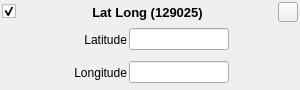
<?xml version="1.0" encoding="UTF-8"?>
<!-- Copyright (C) 2024-2026 RF StateSide LLC; SPDX-License-Identifier: AGPL-3.0-or-later -->
<ui version="4.0">
 <class>LatLong129025</class>
 <widget class="QWidget" name="LatLong129025">
  <property name="geometry">
   <rect>
    <x>0</x>
    <y>0</y>
    <width>300</width>
    <height>90</height>
   </rect>
  </property>
  <property name="focusPolicy">
   <enum>Qt::FocusPolicy::StrongFocus</enum>
  </property>
  <property name="windowTitle">
   <string>Form</string>
  </property>
  <layout class="QVBoxLayout" name="verticalLayout">
   <property name="spacing">
    <number>2</number>
   </property>
   <property name="leftMargin">
    <number>2</number>
   </property>
   <property name="topMargin">
    <number>2</number>
   </property>
   <property name="rightMargin">
    <number>2</number>
   </property>
   <property name="bottomMargin">
    <number>2</number>
   </property>
   <item>
    <layout class="QHBoxLayout" name="horizontalLayout_3">
     <item>
      <widget class="QCheckBox" name="checkBoxEnabled">
       <property name="text">
        <string/>
       </property>
       <property name="checked">
        <bool>true</bool>
       </property>
      </widget>
     </item>
     <item>
      <spacer name="horizontalSpacer">
       <property name="orientation">
        <enum>Qt::Orientation::Horizontal</enum>
       </property>
       <property name="sizeHint" stdset="0">
        <size>
         <width>40</width>
         <height>20</height>
        </size>
       </property>
      </spacer>
     </item>
     <item>
      <widget class="QLabel" name="labelTitle">
       <property name="font">
        <font>
         <pointsize>10</pointsize>
         <bold>true</bold>
        </font>
       </property>
       <property name="text">
        <string>Lat Long (129025)</string>
       </property>
       <property name="alignment">
        <set>Qt::AlignmentFlag::AlignCenter</set>
       </property>
      </widget>
     </item>
     <item>
      <spacer name="horizontalSpacer_2">
       <property name="orientation">
        <enum>Qt::Orientation::Horizontal</enum>
       </property>
       <property name="sizeHint" stdset="0">
        <size>
         <width>40</width>
         <height>20</height>
        </size>
       </property>
      </spacer>
     </item>
     <item>
      <widget class="QPushButton" name="pushButtonRemove">
       <property name="minimumSize">
        <size>
         <width>20</width>
         <height>20</height>
        </size>
       </property>
       <property name="maximumSize">
        <size>
         <width>20</width>
         <height>20</height>
        </size>
       </property>
       <property name="text">
        <string/>
       </property>
      </widget>
     </item>
    </layout>
   </item>
   <item>
    <layout class="QHBoxLayout" name="horizontalLayout">
     <item>
      <widget class="QLabel" name="labelLatitude">
       <property name="minimumSize">
        <size>
         <width>125</width>
         <height>22</height>
        </size>
       </property>
       <property name="maximumSize">
        <size>
         <width>125</width>
         <height>16777215</height>
        </size>
       </property>
       <property name="text">
        <string>Latitude</string>
       </property>
       <property name="alignment">
        <set>Qt::AlignmentFlag::AlignRight|Qt::AlignmentFlag::AlignTrailing|Qt::AlignmentFlag::AlignVCenter</set>
       </property>
      </widget>
     </item>
     <item>
      <widget class="QLineEdit" name="lineEditLatitude">
       <property name="minimumSize">
        <size>
         <width>100</width>
         <height>22</height>
        </size>
       </property>
       <property name="maximumSize">
        <size>
         <width>100</width>
         <height>16777215</height>
        </size>
       </property>
       <property name="toolTip">
        <string>&lt;html&gt;&lt;head/&gt;&lt;body&gt;&lt;p&gt;&lt;br/&gt;&lt;/p&gt;&lt;/body&gt;&lt;/html&gt;</string>
       </property>
       <property name="inputMethodHints">
        <set>Qt::InputMethodHint::ImhNone</set>
       </property>
       <property name="readOnly">
        <bool>false</bool>
       </property>
      </widget>
     </item>
     <item>
      <widget class="ClickableLabel" name="labelUnitLatitude">
       <property name="minimumSize">
        <size>
         <width>50</width>
         <height>22</height>
        </size>
       </property>
       <property name="toolTip">
        <string>&lt;html&gt;&lt;head/&gt;&lt;body&gt;&lt;p&gt;Click to change units&lt;/p&gt;&lt;/body&gt;&lt;/html&gt;</string>
       </property>
       <property name="text">
        <string/>
       </property>
      </widget>
     </item>
    </layout>
   </item>
   <item>
    <layout class="QHBoxLayout" name="horizontalLayout_2">
     <item>
      <widget class="QLabel" name="labelLongitude">
       <property name="minimumSize">
        <size>
         <width>125</width>
         <height>22</height>
        </size>
       </property>
       <property name="maximumSize">
        <size>
         <width>125</width>
         <height>16777215</height>
        </size>
       </property>
       <property name="text">
        <string>Longitude</string>
       </property>
       <property name="alignment">
        <set>Qt::AlignmentFlag::AlignRight|Qt::AlignmentFlag::AlignTrailing|Qt::AlignmentFlag::AlignVCenter</set>
       </property>
      </widget>
     </item>
     <item>
      <widget class="QLineEdit" name="lineEditLongitude">
       <property name="minimumSize">
        <size>
         <width>100</width>
         <height>22</height>
        </size>
       </property>
       <property name="maximumSize">
        <size>
         <width>100</width>
         <height>16777215</height>
        </size>
       </property>
       <property name="toolTip">
        <string>&lt;html&gt;&lt;head/&gt;&lt;body&gt;&lt;p&gt;Heading in degrees.&lt;/p&gt;&lt;/body&gt;&lt;/html&gt;</string>
       </property>
       <property name="inputMethodHints">
        <set>Qt::InputMethodHint::ImhNone</set>
       </property>
       <property name="readOnly">
        <bool>false</bool>
       </property>
      </widget>
     </item>
     <item>
      <widget class="ClickableLabel" name="labelUnitLongitude">
       <property name="minimumSize">
        <size>
         <width>50</width>
         <height>22</height>
        </size>
       </property>
       <property name="toolTip">
        <string>&lt;html&gt;&lt;head/&gt;&lt;body&gt;&lt;p&gt;Click to change units&lt;/p&gt;&lt;/body&gt;&lt;/html&gt;</string>
       </property>
       <property name="text">
        <string/>
       </property>
      </widget>
     </item>
    </layout>
   </item>
  </layout>
 </widget>
 <customwidgets>
  <customwidget>
   <class>ClickableLabel</class>
   <extends>QLabel</extends>
   <header location="global">clickablelabel.h</header>
  </customwidget>
 </customwidgets>
 <resources/>
 <connections/>
</ui>
